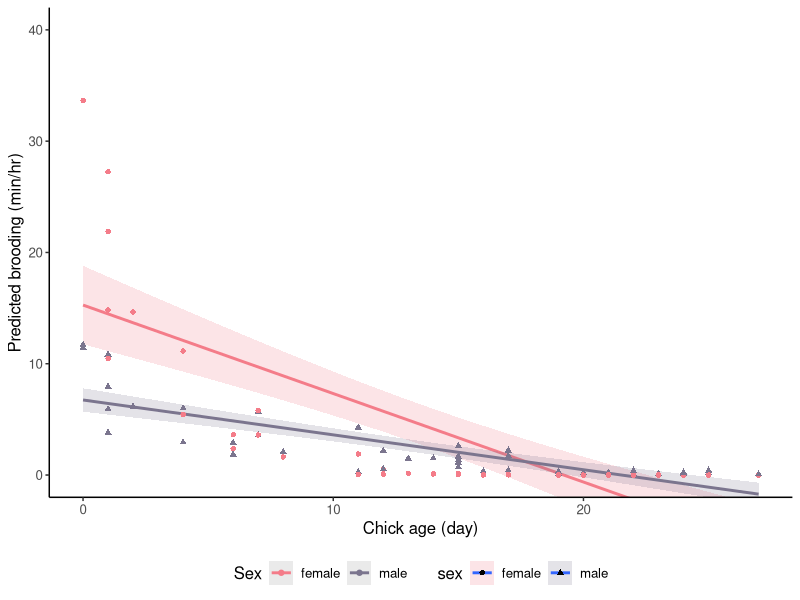

Here is the R script that generated this plot: (Note: this script raises an error after producing the figure.)
### Red-headed Woodpecker brooding duration model predictions
### By: Lynn Abigail Walter

### Latest updates:
# Aug 2019 - After correcting the bbyvid to sum duration of brooding, a new top model was selected. My thesis used model 1.1i which did not include Tmax as a factor, but the new top model 1.5i does.

### BEST VERSION

# libraries ---------------------------------------------------------------

library(tidyverse)
library(reshape2)
library(glmmTMB)

# data --------------------------------------------------------------------

bbyvid <- 
  read.csv("clean_data/bbyvid.csv", stringsAsFactors = FALSE) %>%
  as_tibble() %>%
  # Calculate standardized temperatures
  mutate(
    std_tmax = (tmax - mean(tmax))/sd(tmax),
    brood_perhr = (brooding_min/usable_video)*60)

# script ------------------------------------------------------------------

# Run best model
brood_mod <- 
  glmmTMB(brooding_min ~ exact_age_chick*sex + 
            peeped_chick_count + std_tmax + 
            (1|brood_id) + offset(log(usable_video)), 
          data = bbyvid, 
          ziformula = ~., 
          family = "truncated_nbinom1")

summary(brood_mod)

# Generate dataframes with needed model variables to generate prediction
brooding_predictions <- 
  bbyvid %>%
  select(brooding_min, subject, brood_id, exact_age_chick, sex, habitat,
         std_tmax, usable_video, peeped_chick_count) 

# Calculate brooding rate (brooding per minute)
brooding_predictions <-
  brooding_predictions %>%
  mutate(
    predicted_brood_per_unit = 
      stats::predict(brood_mod, brooding_predictions, type = "response"),
    predicted_brood_per_hr =
      (predicted_brood_per_unit/usable_video)*60,
    brood_per_hr = (brooding_min/usable_video)*60,
    tmax = ifelse(std_tmax > 0.12, "Hot", "Cool"))

# Colors
colors_sex <- c("female" = "#F47C89", "male" = "#7b758e")
colors_tem <- c("Cool" = "#6bd2db", "Hot" = "#fc913a")
colors_bw <- c("Cool" = "#ABABAB", "Hot" = "#333333")

predbrood_conditional <- 
  brooding_predictions %>% 
  filter(predicted_brood_per_unit > 1)

# linear plots ------------------------------------------------------------

# Final brooding plot - by sex (color)
ggplot(brooding_predictions, 
       aes(x = exact_age_chick, 
           y = predicted_brood_per_hr, 
           color = sex, 
           fill = sex)) +
  stat_smooth(method = glm, 
              formula = y ~ x, 
              aes(y = predicted_brood_per_hr, 
                  color = as.factor(sex), 
                  fill = as.factor(sex)), 
              alpha = 0.2,
              se = TRUE, 
              level = 0.95, 
              fullrange = TRUE) +
  geom_point(aes(color = sex, shape = sex)) +
  coord_cartesian(ylim = c(0,40)) + 
  labs(x = "Chick age (day)", y = "Predicted brooding (min/hr)") + 
  scale_fill_manual(values = colors_sex) +
  scale_color_manual(values = colors_sex) + 
  guides(color = guide_legend("Sex")) +
  theme_classic() +
  theme(legend.position = "bottom", 
        text = element_text(size = 12)) 

# Final brooding plot - by sex (black & white)
ggplot(brooding_predictions, 
       aes(x = exact_age_chick, 
           y = predicted_brood_per_hr)) +
  stat_smooth(
    method = glm, 
    formula = y ~ x, 
    aes(y = predicted_brood_per_hr, 
        linetype = sex,
        color = sex), 
    size = 0.5, 
    se = TRUE, 
    level = 0.95, 
    fullrange = TRUE) +
  geom_point(aes(color = sex, shape = sex)) +
  coord_cartesian(ylim = c(0,40)) + 
  labs(title = "Figure 3a",
       x = "Chick age (day)", 
       y = "Predicted brooding (min/hr)") + 
  guides(color = guide_legend("Sex"), 
         shape = guide_legend("Sex"),
         linetype = guide_legend("Sex")) +
  scale_shape_manual(values = c(17, 1)) +
  scale_color_manual(values = c("female" = "black", "male" = "black")) +
  scale_fill_grey(start = 0.6, end = 0.6) +
  theme_classic() +
  theme(axis.title.x = element_text(size=11), 
        axis.title.y = element_text(size=11),
        axis.text.y = element_text(size=9),
        axis.text.x = element_text(size=9),
        legend.text = element_text(size=10),
        legend.title = element_text(size=11),
        legend.position = "bottom") +
  ggplot2::ggsave(
  file = "brooding_sex_fig.pdf",
  path ="plots/bw/brooding/",
  width = 3.5,
  height = 3,
  units = "in",
  dpi = 600)

# violin plots ------------------------------------------------------------

# Violin plot - by temperature (black & white)
brooding_violin <- 
  ggplot(brooding_predictions, 
       aes(tmax, 
           predicted_brood_per_hr, 
           fill = tmax, 
           color = tmax)) +
  geom_violin(lwd = 0) +
  labs(title = "Figure 3b",
       x = "Maximum daily air temperature", 
       y = "Predicted brooding (min/hr)") +
  scale_x_discrete(
    labels=c("Warm\n(23.9 - 31.5°C)",
             "Hot\n(31.5 - 35.6°C)")) +
  theme(legend.position = "none") +
  scale_color_manual(values = c("Cool" = "#333333", "Hot" = "#333333")) +
  scale_fill_manual(values = c("Cool" = "#333333", "Hot" = "#333333")) +
  theme_classic() +
  theme(axis.title.x = element_text(size = 11), 
        axis.title.y = element_text(size = 11),
        axis.text.y = element_text(size = 9, color = 'black'),
        axis.text.x = element_text(size = 9, color = 'black'),
        legend.text = element_text(size = 10),
        legend.title = element_text(size = 11),
        legend.position = "none") +
  ggsave(
    file = "brooding_T_fig.pdf",
    path ="plots/brooding/",
    width = 3.5,
    height = 3,
    units = "in",
    dpi = 600)

# stacked brooding plots --------------------------------------------------

cowplot::plot_grid(brooding_sex, brooding_violin, 
          labels = 'AUTO',
          nrow = 2, ncol = 2) +
  ggsave(
    file = "brooding_plots_pair.pdf",
    path ="plots/brooding",
    width = 3.5,
    height = 3,
    units = "in",
    dpi = 600)

# comparison --------------------------------------------------------------
  
# Comparing interactions b/w temp and chick age
ggplot(brooding_predictions, 
       aes(exact_age_chick, 
           predicted_brood_per_hr, 
           color = tmax, 
           fill = tmax)) +
  stat_smooth(method = glm, 
              formula = y ~ x, 
              aes(y = predicted_brood_per_hr, 
                  color = as.factor(tmax), 
                  fill = as.factor(tmax)), 
              alpha = 0.2,
              se = TRUE, 
              level = 0.95, 
              fullrange = TRUE) +
  geom_point(aes(color = tmax, shape = tmax)) +
  coord_cartesian(ylim = c(0,40)) + 
  labs(x = "Chick age (day)", y = "Predicted brooding (min/hr)") + 
  scale_fill_manual(values = colors_tem) +
  scale_color_manual(values = colors_tem) + 
  guides(color = guide_legend("Tmax")) +
  theme_classic() +
  theme(legend.position = "bottom") 

# actual brooding data plot -----------------------------------------------

# Plotting real values, not predictions
ggplot(bbyvid, 
       aes(exact_age_chick, 
           brooding_min, 
           color = sex, 
           fill = sex)) +
  geom_point(aes(color = sex, shape = sex)) +
  stat_smooth(method = glm, 
              formula = y ~ x, 
              aes(y = brooding_min, 
                  color = as.factor(sex), 
                  fill = as.factor(sex)), 
              alpha = 0.2,
              se = TRUE, 
              level = 0.95) +
  coord_cartesian(ylim = c(0,40)) + 
  labs(x = "Chick age (day)", y = "Actual brooding (min)") + 
  scale_fill_manual(values = colors_sex) +
  scale_color_manual(values = colors_sex) + 
  guides(color=guide_legend("Sex"), fill = FALSE) +
  theme_classic() +
  theme(text=element_text(size=12, family="mono"), 
        legend.position = "bottom") 

# graphs to compare hurdle and non-hurdle models --------------------------

nonhurdle <- 
  glmmTMB(brooding_min ~ exact_age_chick + as.factor(peeped_chick_count) +
            (1|brood_id) + (1|subject) + offset(log(usable_video)), 
          data = bbyvid, ziformula = ~1, family = gaussian())

predbrood_nh <- 
  bbyvid %>%
  select(brooding_min, subject, brood_id, exact_age_chick, sex,
         std_tmax, usable_video, peeped_chick_count)

predbrood_nh <-
  predbrood_nh %>%
  mutate(
    predicted_brood_per_unit = 
      stats::predict(nonhurdle, predbrood_nh, type="response"),
    predicted_brood_per_hr = (predicted_brood_per_unit/usable_video)*60,
    brood_per_hr = (brooding_min/usable_video)*60)

ggplot(data = brooding_predictions, 
       aes(x = brooding_min, 
           y = predicted_brood_per_hr)) +
  geom_point() +
  labs(main = "Hurdle model predictions", 
       x = "Brooding (min/hr)", 
       y = "Predicted brooding (min/hr") + 
  theme_classic()

plot(predbrood$brooding_min, predbrood$predicted_brood_per_hr)
title(main = "Hurdle model predictions")
ylab(main = "Brooding (min/hr)")

plot(predbrood_nh$brooding_min, predbrood_nh$predicted_brood_per_hr) 
title(main = "Zero-inflated gaussian model predictions")
